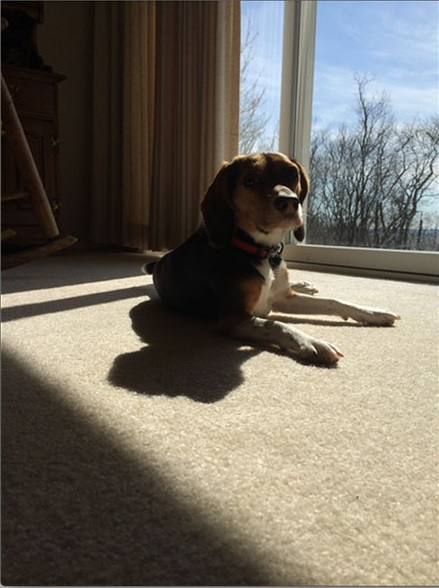
#> input picture Filters/gamma.jpg, 439 x 588 px
$ python translacion.py
#> lines starting #> are read from the running program, lines starting #| are printed output that depends on the picture
import numpy as np
import cv2

img1 = cv2.imread('gamma.jpg', 0)  # Leemos la imagen
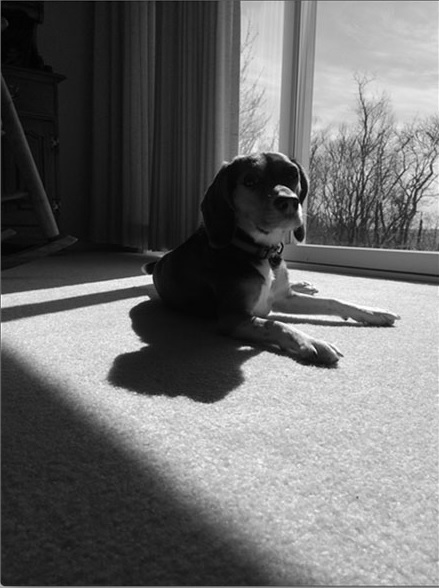
#> img1: shape (588, 439); min 0, max 255, mean 107.2
height, width = img1.shape[:2]  # Obtenemos sus dimensiones
#> height = 588; width = 439
img2 = np.zeros((height, width), np.uint8)  # Creamos una imagen nueva
transMat = np.array([[4, 0, 50], [0, 4, 50], [0, 0, 4]])  # Creamos la matriz de transformacion

for i in range(0, height - transMat[0, 2]):
    for j in range(0, width - transMat[1, 2]):
        pos = np.array([[i], [j], [1]])  # Creamos la matriz de posiciones
        translation = np.dot(transMat, pos)  # Realizamos el producto punto entre las martices
       # print(translation)
#> (the run stopped early here; a loop or call above may not have finished)
